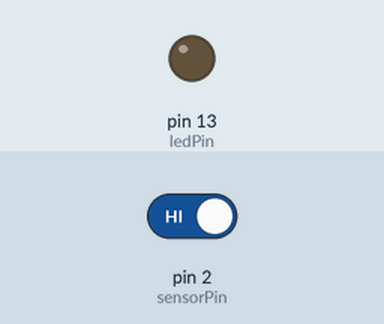
The sketch below on a simulated Arduino Uno, built with avr-gcc and run on an emulated ATmega328P. On the bench: output pins drawn as LEDs (lit = HIGH). The inputs (shaded band) are chosen by the test bench; at power-on: pin 2 (sensorPin) HIGH.

Above: at 1.2 s.
1.3 s: pin 2 (sensorPin) driven LOW
At 1.7 s:
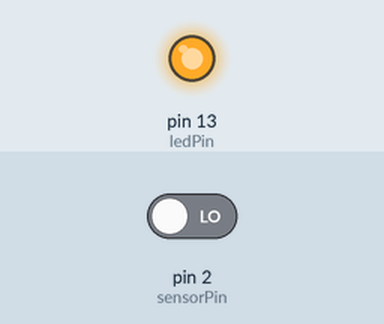
Timing chart, 0 to 4.3 s (numbered marks = the images above; inputs shaded):
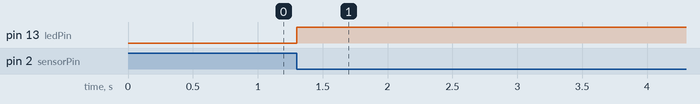

The sketch:

Sound_detecting_sensor.ino
```cpp
int sensorPin = 2;
int ledPin = 13;

bool ledState = false;

int lastSensorState = HIGH;

void setup() {
  pinMode(sensorPin, INPUT);
  pinMode(ledPin, OUTPUT);

  digitalWrite(ledPin, LOW);
}

void loop() {

  int currentSensorState = digitalRead(sensorPin);

  // Detect only NEW sound event
  if (lastSensorState == HIGH && currentSensorState == LOW) {

    ledState = !ledState;

    digitalWrite(ledPin, ledState);

    delay(50);
  }

  lastSensorState = currentSensorState;
}
```

Measured:
- after the input at 1.3 s, pin 13 (ledPin): LOW → HIGH at once
